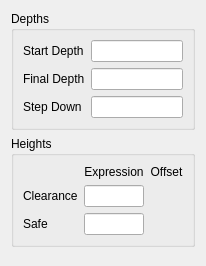
      <widget class="QWidget" name="page_4">
       <property name="geometry">
        <rect>
         <x>0</x>
         <y>0</y>
         <width>204</width>
         <height>266</height>
        </rect>
       </property>
       <attribute name="label">
        <string>Default Values</string>
       </attribute>
       <layout class="QVBoxLayout" name="verticalLayout_10">
        <item>
         <widget class="QGroupBox" name="groupBox">
          <property name="title">
           <string>Depths</string>
          </property>
          <layout class="QFormLayout" name="formLayout">
           <item row="0" column="0">
            <widget class="QLabel" name="label_3">
             <property name="text">
              <string>Start Depth</string>
             </property>
            </widget>
           </item>
           <item row="0" column="1">
            <widget class="QLineEdit" name="setupStartDepthExpr">
             <property name="toolTip">
              <string>&lt;html&gt;&lt;head/&gt;&lt;body&gt;&lt;p&gt;Expression set as the StartDepth of a newly created operation.&lt;/p&gt;&lt;p&gt;&lt;br/&gt;&lt;/p&gt;&lt;p&gt;Default: OpStartDepth&lt;/p&gt;&lt;/body&gt;&lt;/html&gt;</string>
             </property>
            </widget>
           </item>
           <item row="1" column="0">
            <widget class="QLabel" name="label_4">
             <property name="text">
              <string>Final Depth</string>
             </property>
            </widget>
           </item>
           <item row="1" column="1">
            <widget class="QLineEdit" name="setupFinalDepthExpr">
             <property name="toolTip">
              <string>&lt;html&gt;&lt;head/&gt;&lt;body&gt;&lt;p&gt;Expression set as the FinalDepth for a newly created operation.&lt;/p&gt;&lt;p&gt;&lt;br/&gt;&lt;/p&gt;&lt;p&gt;Default: OpFinalDepth&lt;/p&gt;&lt;/body&gt;&lt;/html&gt;</string>
             </property>
            </widget>
           </item>
           <item row="2" column="0">
            <widget class="QLabel" name="label_6">
             <property name="text">
              <string>Step Down</string>
             </property>
            </widget>
           </item>
           <item row="2" column="1">
            <widget class="QLineEdit" name="setupStepDownExpr">
             <property name="toolTip">
              <string>&lt;html&gt;&lt;head/&gt;&lt;body&gt;&lt;p&gt;Expression set as the StepDown of a newly created operation.&lt;/p&gt;&lt;p&gt;&lt;br/&gt;&lt;/p&gt;&lt;p&gt;Default: OpToolDiameter&lt;/p&gt;&lt;/body&gt;&lt;/html&gt;</string>
             </property>
            </widget>
           </item>
          </layout>
         </widget>
        </item>
        <item>
         <widget class="QGroupBox" name="groupBox_2">
          <property name="title">
           <string>Heights</string>
          </property>
          <layout class="QGridLayout" name="gridLayout_4">
           <item row="3" column="0">
            <widget class="QLabel" name="label_7">
             <property name="text">
              <string>Safe</string>
             </property>
            </widget>
           </item>
           <item row="1" column="0">
            <widget class="QLabel" name="label_13">
             <property name="text">
              <string>Clearance</string>
             </property>
            </widget>
           </item>
           <item row="3" column="1" colspan="2">
            <widget class="QLineEdit" name="setupSafeHeightExpr">
             <property name="toolTip">
              <string>&lt;html&gt;&lt;head/&gt;&lt;body&gt;&lt;p&gt;Expression set as SafeHeight for new operations.&lt;/p&gt;&lt;p&gt;&lt;br/&gt;&lt;/p&gt;&lt;p&gt;Default: &amp;quot;OpStockZMax+SetupSheet.SafeHeightOffset&amp;quot;&lt;/p&gt;&lt;/body&gt;&lt;/html&gt;</string>
             </property>
            </widget>
           </item>
           <item row="1" column="1" colspan="2">
            <widget class="QLineEdit" name="setupClearanceHeightExpr">
             <property name="toolTip">
              <string>&lt;html&gt;&lt;head/&gt;&lt;body&gt;&lt;p&gt;Expression set as ClearanceHeight for new operations.&lt;/p&gt;&lt;p&gt;&lt;br/&gt;&lt;/p&gt;&lt;p&gt;Default: &amp;quot;OpStockZMax+SetupSheet.ClearanceHeightOffset&amp;quot;&lt;/p&gt;&lt;/body&gt;&lt;/html&gt;</string>
             </property>
            </widget>
           </item>
           <item row="1" column="3">
            <widget class="Gui::QuantitySpinBox" name="setupClearanceHeightOffs" native="true">
             <property name="toolTip">
              <string>&lt;html&gt;&lt;head/&gt;&lt;body&gt;&lt;p&gt;ClearanceHeightOffset - can be used by expressions to set the default ClearanceHeight for new operations.&lt;/p&gt;&lt;p&gt;&lt;br/&gt;&lt;/p&gt;&lt;p&gt;Default: &amp;quot;3 mm&amp;quot;&lt;/p&gt;&lt;/body&gt;&lt;/html&gt;</string>
             </property>
            </widget>
           </item>
           <item row="0" column="3">
            <widget class="QLabel" name="label_14">
             <property name="text">
              <string>Offset</string>
             </property>
             <property name="alignment">
              <set>Qt::AlignCenter</set>
             </property>
            </widget>
           </item>
           <item row="0" column="1" colspan="2">
            <widget class="QLabel" name="label_15">
             <property name="text">
              <string>Expression</string>
             </property>
             <property name="alignment">
              <set>Qt::AlignCenter</set>
             </property>
            </widget>
           </item>
           <item row="3" column="3">
            <widget class="Gui::QuantitySpinBox" name="setupSafeHeightOffs" native="true">
             <property name="toolTip">
              <string>&lt;html&gt;&lt;head/&gt;&lt;body&gt;&lt;p&gt;SafeHeightOffset can be for expressions to set the SafeHeight for new operations.&lt;/p&gt;&lt;p&gt;&lt;br/&gt;&lt;/p&gt;&lt;p&gt;Default: &amp;quot;5 mm&amp;quot;&lt;/p&gt;&lt;/body&gt;&lt;/html&gt;</string>
             </property>
            </widget>
           </item>
          </layout>
         </widget>
        </item>
        <item>
         <spacer name="verticalSpacer_5">
          <property name="orientation">
           <enum>Qt::Vertical</enum>
          </property>
          <property name="sizeHint" stdset="0">
           <size>
            <width>20</width>
            <height>40</height>
           </size>
          </property>
         </spacer>
        </item>
       </layout>
      </widget>
